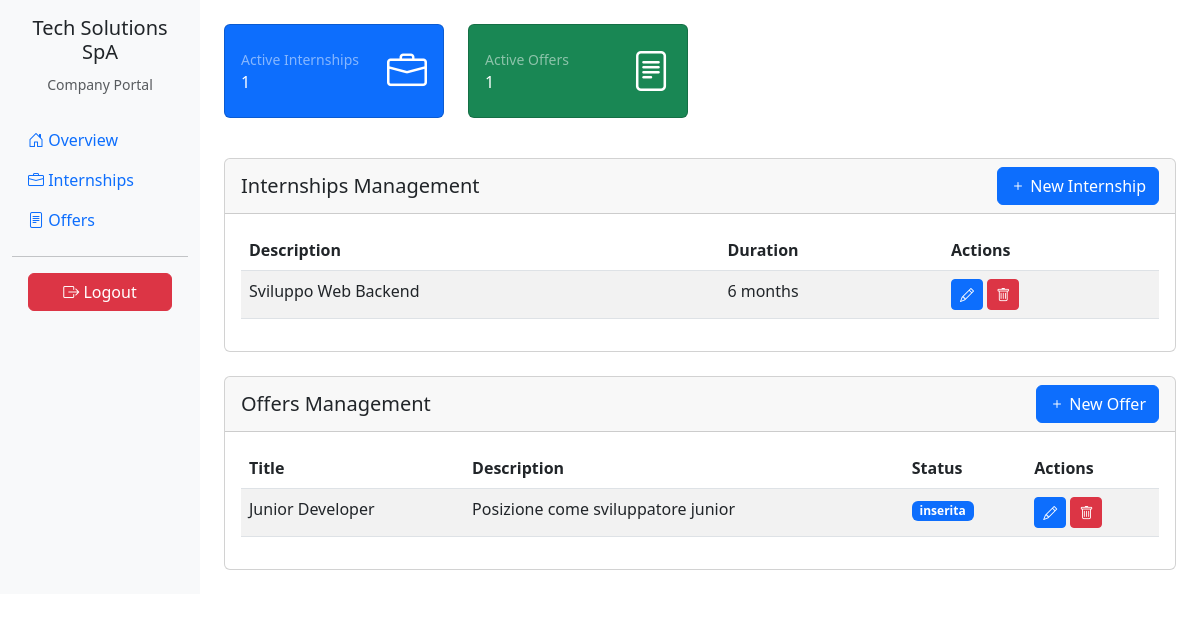
The page /company_dashboard.php (signed in) on the database its author committed.
### tables this page shows
CREATE TABLE `tirocinio` (
  `id` int(11) NOT NULL,
  `descrizione` text DEFAULT NULL,
  `durata` int(11) DEFAULT NULL,
  `azienda_id` int(11) NOT NULL
);

CREATE TABLE `offerta` (
  `id` int(11) NOT NULL,
  `titolo` varchar(255) NOT NULL,
  `descrizione` text DEFAULT NULL,
  `stato` enum('inserita','accettata','rifiutata') NOT NULL,
  `azienda_id` int(11) NOT NULL
);

### classes/database.php (called while the page is built, shortened)
<?php
class Database {
    public function __construct() {
        $this->conn = new mysqli('localhost', 'root', '', 'gestionale_tirocini');
    }
}

### classes/internship.php (called while the page is built, shortened)
<?php
require_once 'Database.php';
class Internship extends Database {
    public static function getAll() {
        $db = new Database();
        $result = $db->conn->query("SELECT * FROM tirocinio");
        return $result->fetch_all(MYSQLI_ASSOC);
    }
}

### classes/offer.php (called while the page is built, shortened)
<?php
require_once 'database.php';
class Offer extends Database {
    public static function getAll() {
        $db = new Database();
        $result = $db->conn->query("SELECT * FROM offerta");
        return $result->fetch_all(MYSQLI_ASSOC);
    }
}

### public/company_dashboard.php (the view, shortened to what this page needs)
<?php
require_once "../classes/Database.php";
require_once "../classes/Internship.php";
require_once "../classes/Offer.php";
$company = new Company();
$company->read($_SESSION["id"]);
$company_id = $_SESSION["id"];
$internship = new Internship();
$internships = array_filter($internship->getAll(), function($i) use ($company_id) {
    return $i['azienda_id'] == $company_id;
});
$internship_count = count($internships);
$offer = new Offer();
$offers = array_filter($offer->getAll(), function($o) use ($company_id) {
    return $o['azienda_id'] == $company_id;
});
$offers_count = count($offers);
?>
<!DOCTYPE html>
<html lang="en">
<head>
    <link href="https://cdn.jsdelivr.net/npm/bootstrap@5.3.0/dist/css/bootstrap.min.css" rel="stylesheet">
    <link href="https://cdn.datatables.net/1.13.7/css/dataTables.bootstrap5.min.css" rel="stylesheet">
    <link href="https://cdn.jsdelivr.net/npm/bootstrap-icons@1.11.3/font/bootstrap-icons.min.css" rel="stylesheet">
</head>
<body>
    <div class="container-fluid">
        <div class="row">
            <div class="col-md-3 col-lg-2 d-md-block bg-light sidebar collapse">
                <div class="position-sticky pt-3">
                    <div class="text-center mb-4">
                        <h5><?php echo htmlspecialchars($company->nome); ?></h5>
                        <small class="text-muted">Company Portal</small>
                    </div>
                    <ul class="nav flex-column">
                        <li class="nav-item">
                            <a class="nav-link active" href="#overview">
                                <i class="bi bi-house-door"></i> Overview
                            </a>
                        </li>
                        <li class="nav-item">
                            <a class="nav-link" href="#internships">
                                <i class="bi bi-briefcase"></i> Internships
                            </a>
                        </li>
                        <li class="nav-item">
                            <a class="nav-link" href="#offers">
                                <i class="bi bi-file-text"></i> Offers
                            </a>
                        </li>
                    </ul>
                    <hr>
                    <div class="px-3">
                        <a href="logout.php" class="btn btn-danger w-100">
                            <i class="bi bi-box-arrow-right"></i> Logout
                        </a>
                    </div>
                </div>
            </div>
            <main class="col-md-9 ms-sm-auto col-lg-10 px-md-4">
                <div class="row mb-4 mt-4">
                    <div class="col-xl-3 col-sm-6 mb-3">
                        <div class="card text-white bg-primary h-100">
                            <div class="card-body">
                                <div class="d-flex justify-content-between align-items-center">
                                    <div>
                                        <div class="small text-white-50">Active Internships</div>
                                        <div class="huge"><?php echo $internship_count; ?></div>
                                    </div>
                                    <i class="bi bi-briefcase fs-1"></i>
                                </div>
                            </div>
                        </div>
                    </div>
                    <div class="col-xl-3 col-sm-6 mb-3">
                        <div class="card text-white bg-success h-100">
                            <div class="card-body">
                                <div class="d-flex justify-content-between align-items-center">
                                    <div>
                                        <div class="small text-white-50">Active Offers</div>
                                        <div class="huge"><?php echo $offers_count; ?></div>
                                    </div>
                                    <i class="bi bi-file-text fs-1"></i>
                                </div>
                            </div>
                        </div>
                    </div>
                </div>
                <div class="card mb-4">
                    <div class="card-header d-flex justify-content-between align-items-center">
                        <h5 class="mb-0">Internships Management</h5>
                        <button class="btn btn-primary" data-bs-toggle="modal" data-bs-target="#addInternshipModal">
                            <i class="bi bi-plus"></i> New Internship
                        </button>
                    </div>
                    <div class="card-body">
                        <table class="table table-striped" id="internshipsTable">
                            <thead>
                                <tr>
                                    <th>Description</th>
                                    <th>Duration</th>
                                    <th>Actions</th>
                                </tr>
                            </thead>
                            <tbody>
                                <?php foreach($internships as $row): ?>
                                <tr>
                                    <td><?php echo htmlspecialchars($row['descrizione']); ?></td>
                                    <td><?php echo htmlspecialchars($row['durata']); ?> months</td>
                                    <td>
                                        <button class="btn btn-sm btn-primary" onclick="editInternship(<?php echo $row['id']; ?>, '<?php echo htmlspecialchars($row['descrizione']); ?>', <?php echo $row['durata']; ?>)">
                                            <i class="bi bi-pencil"></i>
                                        </button>
                                        <button class="btn btn-sm btn-danger" onclick="deleteInternship(<?php echo $row['id']; ?>)">
                                            <i class="bi bi-trash"></i>
                                        </button>
                                    </td>
                                </tr>
                                <?php endforeach; ?>
                            </tbody>
                        </table>
                    </div>
                </div>
                <div class="card mb-4">
                    <div class="card-header d-flex justify-content-between align-items-center">
                        <h5 class="mb-0">Offers Management</h5>
                        <button class="btn btn-primary" data-bs-toggle="modal" data-bs-target="#addOfferModal">
                            <i class="bi bi-plus"></i> New Offer
                        </button>
                    </div>
                    <div class="card-body">
                        <table class="table table-striped" id="offersTable">
                            <thead>
                                <tr>
                                    <th>Title</th>
                                    <th>Description</th>
                                    <th>Status</th>
                                    <th>Actions</th>
                                </tr>
                            </thead>
                            <tbody>
                                <?php foreach($offers as $row): ?>
                                <tr>
                                    <td><?php echo htmlspecialchars($row['titolo']); ?></td>
                                    <td><?php echo htmlspecialchars($row['descrizione']); ?></td>
                                    <td>
                                        <span class="badge bg-<?php echo $row['stato'] == 'inserita' ? 'primary' :
                                            ($row['stato'] == 'accettata' ? 'success' : 'danger'); ?>">
                                            <?php echo htmlspecialchars($row['stato']); ?>
                                        </span>
                                    </td>
                                    <td>
                                        <button class="btn btn-sm btn-primary" onclick="editOffer(<?php echo $row['id']; ?>, '<?php echo htmlspecialchars($row['titolo']); ?>', '<?php echo htmlspecialchars($row['descrizione']); ?>')">
                                            <i class="bi bi-pencil"></i>
                                        </button>
                                        <button class="btn btn-sm btn-danger" onclick="deleteOffer(<?php echo $row['id']; ?>)">
                                            <i class="bi bi-trash"></i>
                                        </button>
                                    </td>
                                </tr>
                                <?php endforeach; ?>
                            </tbody>
                        </table>
                    </div>
                </div>
            </main>
        </div>
    </div>
</body>
</html>

### rows shown on the page
tirocinio: descrizione "Sviluppo Web Backend", durata "6"
offerta: titolo "Junior Developer", descrizione "Posizione come sviluppatore junior", stato "inserita"

### other values the page prints
$company->nome "Tech Solutions SpA"
$internship_count "1"
$offers_count "1"
